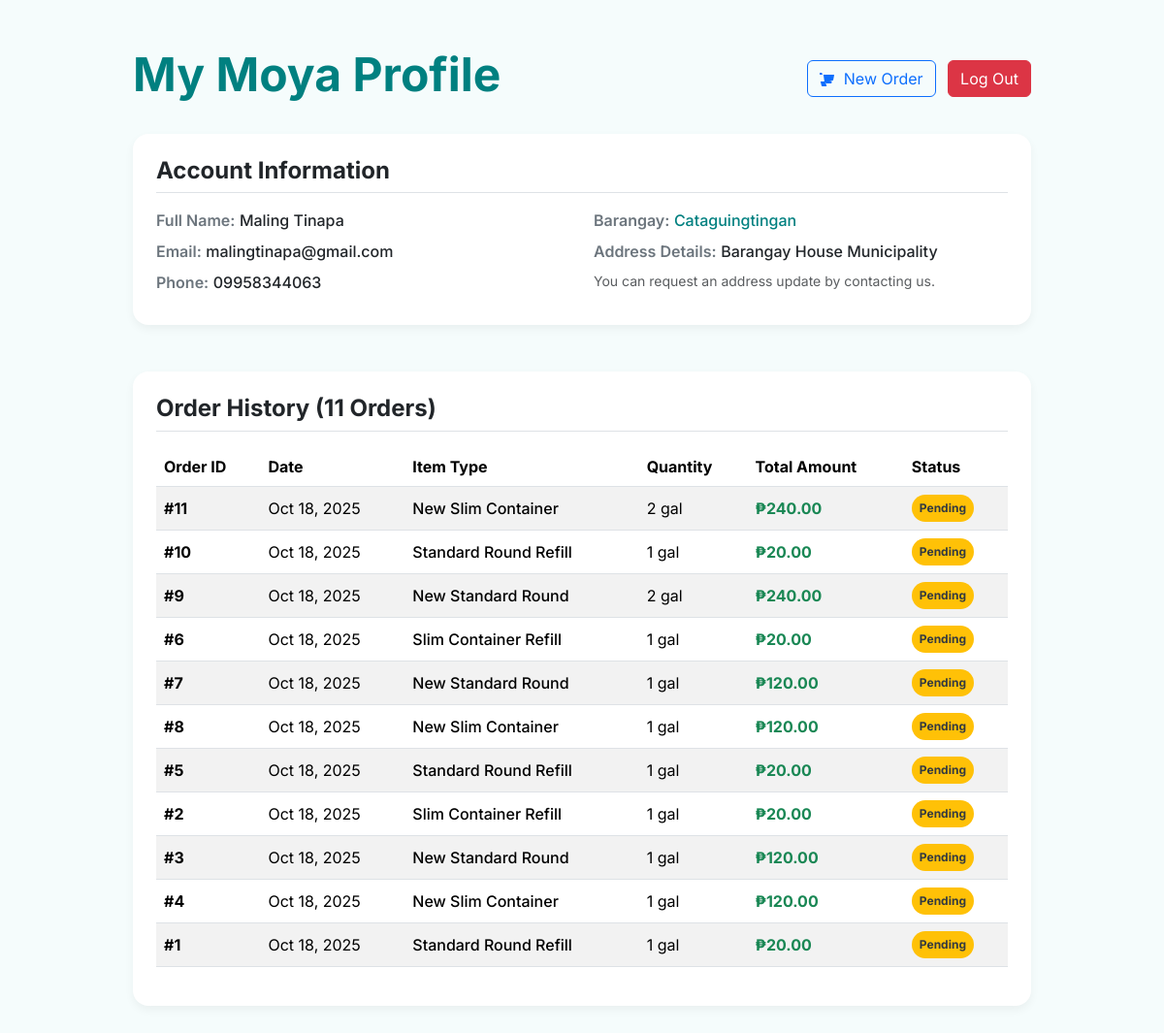
Page /profile.php (signed in) on the committed database.
### tables this page shows
CREATE TABLE `users` (
  `id` int(11) NOT NULL,
  `full_name` varchar(100) NOT NULL,
  `email` varchar(100) NOT NULL,
  `password_hash` varchar(255) NOT NULL,
  `phone_number` varchar(20) NOT NULL,
  `address_barangay` varchar(100) NOT NULL,
  `address_detail` varchar(255) NOT NULL,
  `created_at` timestamp NOT NULL DEFAULT current_timestamp(),
  `is_admin` tinyint(1) NOT NULL DEFAULT 0
);

CREATE TABLE `orders` (
  `id` int(11) NOT NULL,
  `user_id` int(11) NOT NULL,
  `product_id` int(11) NOT NULL,
  `quantity` int(11) NOT NULL,
  `total_amount` decimal(10,2) NOT NULL,
  `order_date` datetime DEFAULT current_timestamp(),
  `status` enum('Pending','Processing','Completed','Cancelled') DEFAULT 'Pending'
);

CREATE TABLE `products` (
  `id` int(11) NOT NULL,
  `name` varchar(100) NOT NULL,
  `description` text DEFAULT NULL,
  `price` decimal(10,2) NOT NULL,
  `created_at` timestamp NOT NULL DEFAULT current_timestamp(),
  `updated_at` timestamp NOT NULL DEFAULT current_timestamp() ON UPDATE current_timestamp()
);

### profile.php (the view, shortened to what this page needs)
<?php
require_once "config.php";
$user_id = $_SESSION["id"];
$user_name = htmlspecialchars($_SESSION["full_name"]);
$user_barangay = htmlspecialchars($_SESSION["address_barangay"]);
$user_details = [];
$sql_user = "SELECT full_name, email, phone_number, address_barangay, address_detail FROM users WHERE id = ?";
if ($stmt_user = mysqli_prepare($conn, $sql_user)) {
    mysqli_stmt_bind_param($stmt_user, "i", $user_id);
    if (mysqli_stmt_execute($stmt_user)) {
        $result_user = mysqli_stmt_get_result($stmt_user);
        if ($row = mysqli_fetch_assoc($result_user)) {
            $user_details = $row;
        }
    }
}
$order_history = [];
$sql_orders = "
    SELECT
        o.id AS order_id,
        o.order_date,
        o.quantity,
        o.total_amount,
        o.status,
        p.name AS product_name
    FROM orders o
    JOIN products p ON o.product_id = p.id
    WHERE o.user_id = ?
    ORDER BY o.order_date DESC
";
if ($stmt_orders = mysqli_prepare($conn, $sql_orders)) {
    mysqli_stmt_bind_param($stmt_orders, "i", $user_id);
    if (mysqli_stmt_execute($stmt_orders)) {
        $result_orders = mysqli_stmt_get_result($stmt_orders);
        while ($row = mysqli_fetch_assoc($result_orders)) {
            $order_history[] = $row;
        }
    }
}
?>
<!DOCTYPE html>
<html lang="en">
<head>
    <link href="https://cdn.jsdelivr.net/npm/bootstrap@5.3.3/dist/css/bootstrap.min.css" rel="stylesheet">
</head>
<body>
<div class="container my-5">
    <div class="row justify-content-center">
        <div class="col-lg-10">
            <div class="d-flex justify-content-between align-items-center mb-4">
                <h1 class="display-5 text-primary fw-bold">My Moya Profile</h1>
                <div>
                    <a href="order.php" class="btn btn-outline-primary me-2">
                        New Order
                    </a>
                    <a href="logout.php" class="btn btn-danger">Log Out</a>
                </div>
            </div>
            <div class="card p-4 rounded-4 card-shadow border-0 mb-5">
                <h2 class="h4 fw-bold mb-3 border-bottom pb-2">Account Information</h2>
                <div class="row">
                    <div class="col-md-6">
                        <p class="mb-2"><span class="fw-semibold text-secondary">Full Name:</span> <span class="fw-medium text-dark"><?php echo htmlspecialchars($user_details['full_name'] ?? $user_name); ?></span></p>
                        <p class="mb-2"><span class="fw-semibold text-secondary">Email:</span> <span class="fw-medium text-dark"><?php echo htmlspecialchars($user_details['email'] ?? 'N/A'); ?></span></p>
                        <p class="mb-2"><span class="fw-semibold text-secondary">Phone:</span> <span class="fw-medium text-dark"><?php echo htmlspecialchars($user_details['phone_number'] ?? 'N/A'); ?></span></p>
                    </div>
                    <div class="col-md-6">
                        <p class="mb-2"><span class="fw-semibold text-secondary">Barangay:</span> <span class="fw-medium text-dark text-primary"><?php echo htmlspecialchars($user_details['address_barangay'] ?? $user_barangay); ?></span></p>
                        <p class="mb-2"><span class="fw-semibold text-secondary">Address Details:</span> <span class="fw-medium text-dark"><?php echo htmlspecialchars($user_details['address_detail'] ?? 'N/A'); ?></span></p>
                        <p class="mb-2 small text-muted">You can request an address update by contacting us.</p>
                    </div>
                </div>
            </div>
            <div class="card p-4 rounded-4 card-shadow border-0">
                <h2 class="h4 fw-bold mb-3 border-bottom pb-2">Order History (<?php echo count($order_history); ?> Orders)</h2>
                <?php if (empty($order_history)): ?>
                    <div class="alert alert-info text-center mt-3 mb-0">
                        You haven't placed any orders yet. <a href="order.php" class="alert-link fw-bold">Click here to start your first order!</a>
                    </div>
                <?php else: ?>
                    <div class="table-responsive">
                        <table class="table table-striped table-hover align-middle">
                            <thead class="bg-light">
                                <tr>
                                    <th scope="col">Order ID</th>
                                    <th scope="col">Date</th>
                                    <th scope="col">Item Type</th>
                                    <th scope="col">Quantity</th>
                                    <th scope="col">Total Amount</th>
                                    <th scope="col">Status</th>
                                </tr>
                            </thead>
                            <tbody>
                                <?php foreach ($order_history as $order): ?>
                                    <tr>
                                        <th scope="row">#<?php echo htmlspecialchars($order['order_id']); ?></th>
                                        <td><?php echo date("M d, Y", strtotime(htmlspecialchars($order['order_date']))); ?></td>
                                        <td>
                                            <span class="fw-medium"><?php echo htmlspecialchars($order['product_name']); ?></span>
                                            <br><span class="badge bg-light text-secondary border border-secondary"><?php echo htmlspecialchars($order['product_type'] ?? ''); ?></span>
                                        </td>
                                        <td><?php echo htmlspecialchars($order['quantity']); ?> gal</td>
                                        <td class="fw-bold text-success">₱<?php echo number_format(htmlspecialchars($order['total_amount']), 2); ?></td>
                                        <td>
                                            <?php
                                                $status = htmlspecialchars($order['status']);
                                                $badge_class = '';
                                                switch ($status) {
                                                    case 'Pending':
                                                        $badge_class = 'status-badge-pending';
                                                        break;
                                                }
                                            ?>
                                            <span class="badge rounded-pill <?php echo $badge_class; ?> p-2"><?php echo $status; ?></span>
                                        </td>
                                    </tr>
                                <?php endforeach; ?>
                            </tbody>
                        </table>
                    </div>
                <?php endif; ?>
            </div>
        </div>
    </div>
</div>
</body>
</html>

### profile.php (style rules this page uses)
:root { --moya-primary: #008080; --moya-secondary: #00bfff; }
body { font-family: 'Inter', sans-serif; background-color: #f5fcfc; }
.text-primary { color: var(--moya-primary) !important; }
.card-shadow { box-shadow: 0 4px 10px rgba(0, 0, 0, 0.05); }
.status-badge-pending { background-color: #ffc107; color: #343a40; }

### rows in the picture
users: full_name "Maling Tinapa", email "malingtinapa@gmail.com", phone_number "09958344063", address_barangay "Cataguingtingan", address_detail "Barangay House Municipality"
orders: id "11", order_date "Oct 18, 2025", product.name "New Slim Container", quantity "2", total_amount "240.00", status "Pending"
orders: id "10", order_date "Oct 18, 2025", product.name "Standard Round Refill", quantity "1", total_amount "20.00", status "Pending"
orders: id "9", order_date "Oct 18, 2025", product.name "New Standard Round", quantity "2", total_amount "240.00", status "Pending"
orders: id "6", order_date "Oct 18, 2025", product.name "Slim Container Refill", quantity "1", total_amount "20.00", status "Pending"
orders: id "7", order_date "Oct 18, 2025", product.name "New Standard Round", quantity "1", total_amount "120.00", status "Pending"
orders: id "8", order_date "Oct 18, 2025", product.name "New Slim Container", quantity "1", total_amount "120.00", status "Pending"
orders: id "5", order_date "Oct 18, 2025", product.name "Standard Round Refill", quantity "1", total_amount "20.00", status "Pending"
orders: id "2", order_date "Oct 18, 2025", product.name "Slim Container Refill", quantity "1", total_amount "20.00", status "Pending"
orders: id "3", order_date "Oct 18, 2025", product.name "New Standard Round", quantity "1", total_amount "120.00", status "Pending"
orders: id "4", order_date "Oct 18, 2025", product.name "New Slim Container", quantity "1", total_amount "120.00", status "Pending"
orders: id "1", order_date "Oct 18, 2025", product.name "Standard Round Refill", quantity "1", total_amount "20.00", status "Pending"

### other values in the picture
count($order_history) "11"
